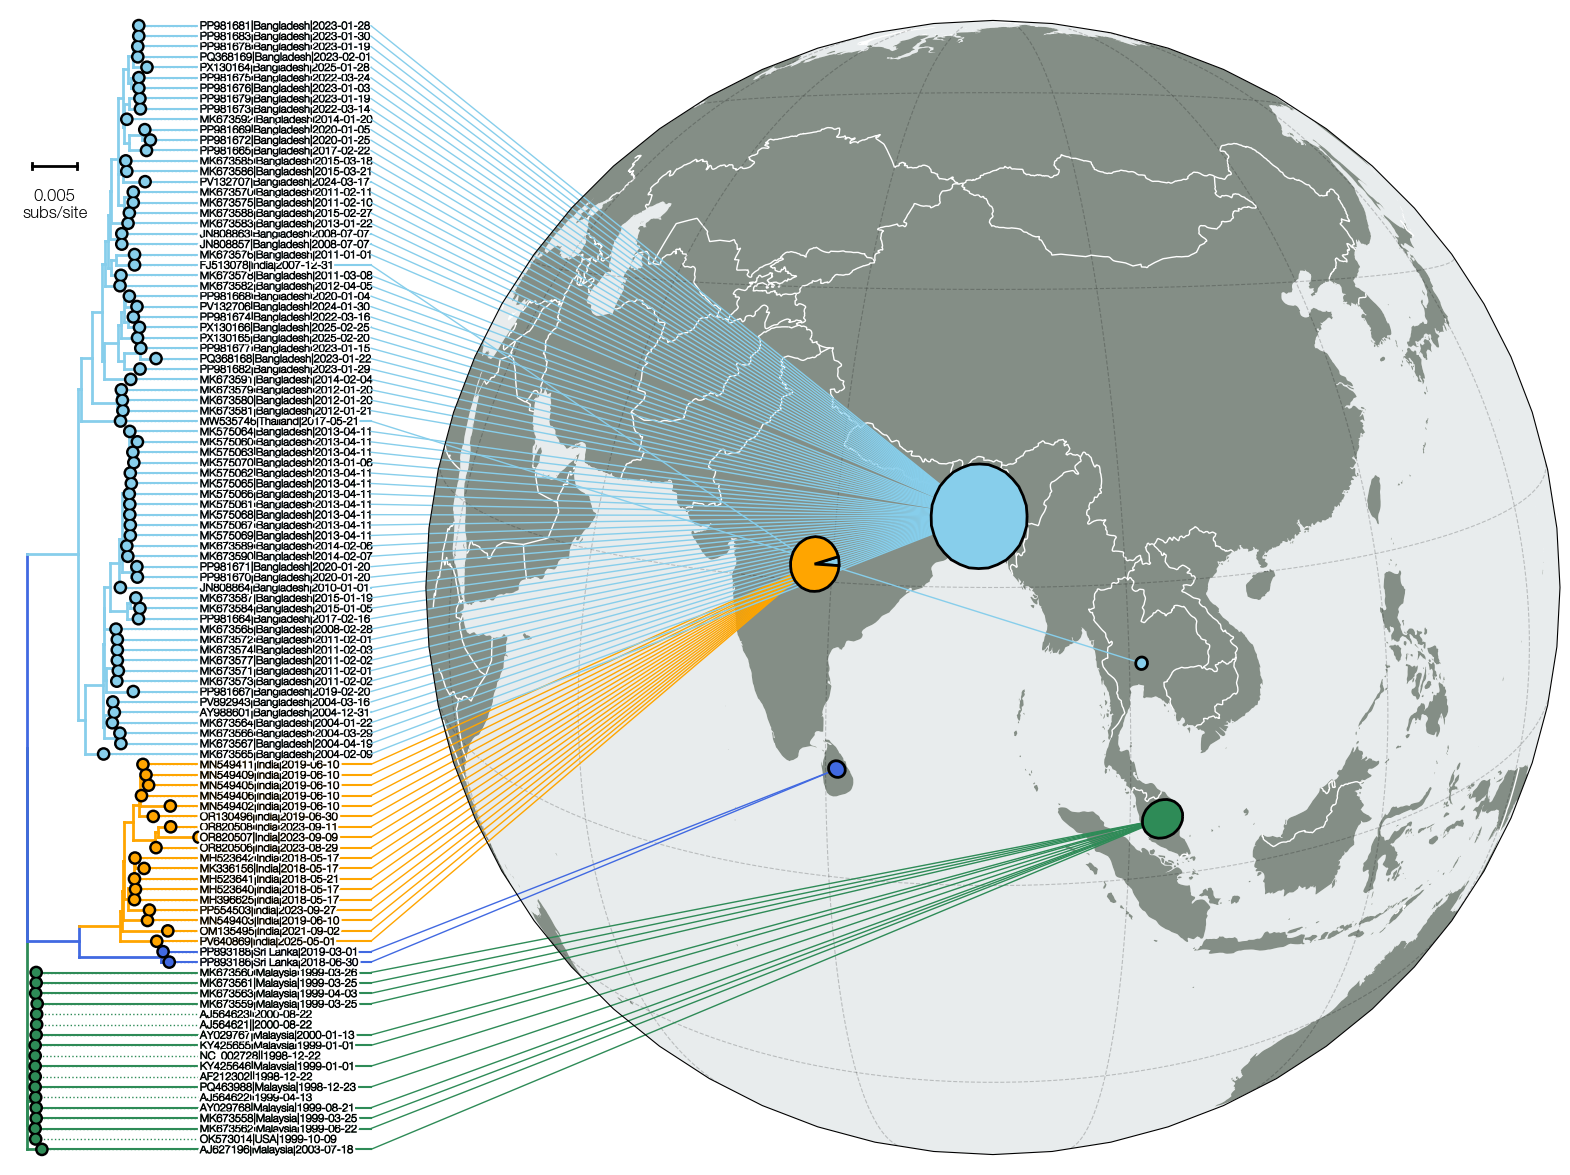

Write the Python code that produced this figure.
import baltic as bt
from baltic import bt_utils
from baltic import curonia

import matplotlib as mpl
from matplotlib import pyplot as plt
from matplotlib.gridspec import GridSpec

mpl.use("Agg")
#########

# url = 'https://nextstrain.org/charon/getDataset?prefix=nipah/all'
# ll, meta = bt.io.load_JSON(url, 'divergence') ## this import from URL also works

ll, meta = bt.io.load_JSON('nipah_all.json', 'divergence')

####### this does plotting
fig = plt.figure(figsize=(20, 15), facecolor='w')
gs = GridSpec(1, 2, width_ratios=[1, 3], wspace=0.05)

ax = plt.subplot(gs[0])
#########

import cartopy
import cartopy.crs as ccrs

proj = ccrs.NearsidePerspective(central_longitude=91,central_latitude=20,satellite_height=8000000)
ax2 = plt.subplot(gs[1], projection=proj)

##########
scale='50m'
water='#e8eced'
land='#848E86'

ax2.add_feature(cartopy.feature.LAKES.with_scale(scale), facecolor=water, zorder=0)
ax2.add_feature(cartopy.feature.OCEAN.with_scale(scale), facecolor=water, edgecolor='none', zorder=0)
ax2.add_feature(cartopy.feature.LAND.with_scale(scale), facecolor=land, edgecolor='none', zorder=1)
ax2.add_feature(cartopy.feature.BORDERS.with_scale(scale), edgecolor='w', lw=1, zorder=1)
ax2.gridlines(color='k', linestyle='--', alpha=0.2)
ax2.set_global()

##########
ll.sort_branches(descending=False)

cladeColours = {'I': 'royalblue', 'II': 'seagreen', 'Ia': 'skyblue', 'Ib': 'orange'}
colourFxn = lambda k: cladeColours[k.traits['clade_membership']]

ll.plot_tree(ax, colourFxn=colourFxn, autoSort=False) ## note that padNodes is now provided to all plotting functions - tree, points and text
ll.plot_points(ax, colourFxn=colourFxn, zorder=4)

textContentFxn = lambda k: f"{k.name}|{k.traits.get('country', '')}|{k.traits['date']}"
textEffects = bt_utils.get_path_effects()
ll.plot_aligned_tip_labels(ax=ax, textContentFxn=textContentFxn, colourFxn=colourFxn, path_effects=textEffects, size=8)

######## extract country coordinates, count lineages per location
lonlat = {}

for resolution in meta['geo_resolutions']: ## iterate over resolutions in auspice JSON
    if resolution['key'] == 'country': ## found country
        for country in resolution['demes']: ## iterate over entries
            lonlat[country] = (resolution['demes'][country]['longitude'], resolution['demes'][country]['latitude']) ## extract lat and lon

import numpy as np
tipCoordinates = {}
lineageCounts = {}
for k in ll.get_external():
    country = k.traits.get('country', None)
    tipCoordinates[k.name] = lonlat[country][::-1] if country else (np.nan, np.nan)
    
    if country:
        lineage = k.traits['clade_membership']
        if country not in lineageCounts: lineageCounts[country] = {'I': 0, 'II': 0, 'Ia': 0, 'Ib': 0}
        
        lineageCounts[country][lineage] += 1

#### this bit plots piecharts (plotting is done via Wedges because cartopy has issues with ax.pie
from matplotlib.patches import Wedge

for country in lineageCounts: ## iterate over countries
    lon, lat = lonlat[country]
    linCounts = [lineageCounts[country][clade] for clade in cladeColours]
    
    total = sum(linCounts) ## get total number of lineages in location at this time

    if total < 0.00001:
        continue
        
    probs = np.array([c / total for c in linCounts]) ## grab serotype lineage counts for location
    angles = probs * 360.0

    cs = [cladeColours[clade] for clade in cladeColours] ## serotype colours
    
    scale_factor = 0.4   # adjust for map size
    
    R_total = scale_factor * np.sqrt(total)
    
    theta_start = 0.0
    for ang, color in zip(angles, cs):
        theta_end = theta_start + ang

        w = Wedge(
            center=(lon, lat),
            r=R_total,
            theta1=theta_start,
            theta2=theta_end,
            facecolor=color,
            edgecolor="k",
            linewidth=2,
            transform=ccrs.PlateCarree(),
            zorder=3,
            clip_on=False
        )
        ax2.add_patch(w)

        theta_start = theta_end

### connect tree to map
curonia.connect_tree_to_map(treeAx=ax, mapAx=ax2, tree=ll, tipCoordinates=tipCoordinates, destinationProjection=proj, colourFxn=colourFxn, shoulderPositionFxn=lambda t: ll.treeHeight * 2, zorder=2)

##### aesthetics
bt_utils.plot_scale_bar(ax=ax, xy=(0.0005, 95), L=0.005, style='fancy', fancyWidth=50, tree=ll, textKwargs={'size': 12})
bt_utils.clean_axes(ax=ax)
ax.tick_params(axis='x', labelsize=22)
ax.set_ylim(-1, ll.ySpan + 1)

plt.savefig('nextstrain-nipah-map-piecharts.png', bbox_inches='tight')